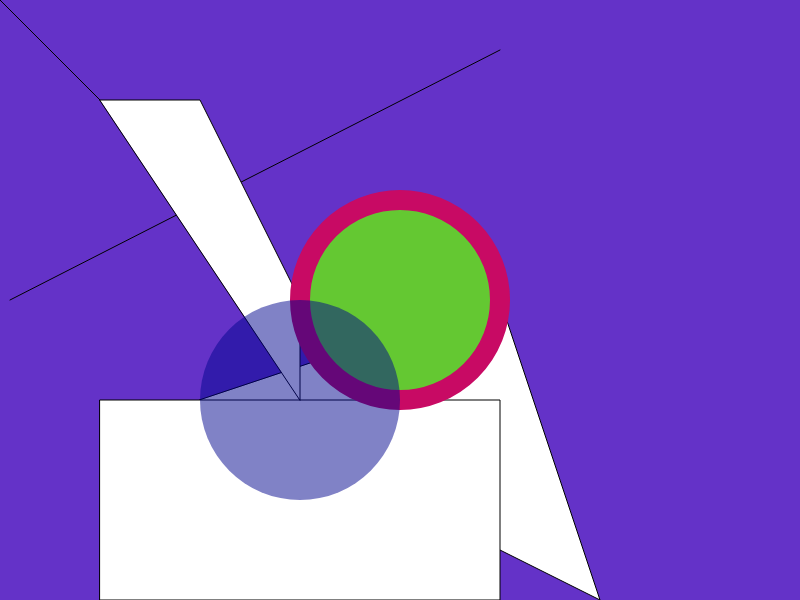
Frame 1 (no input)
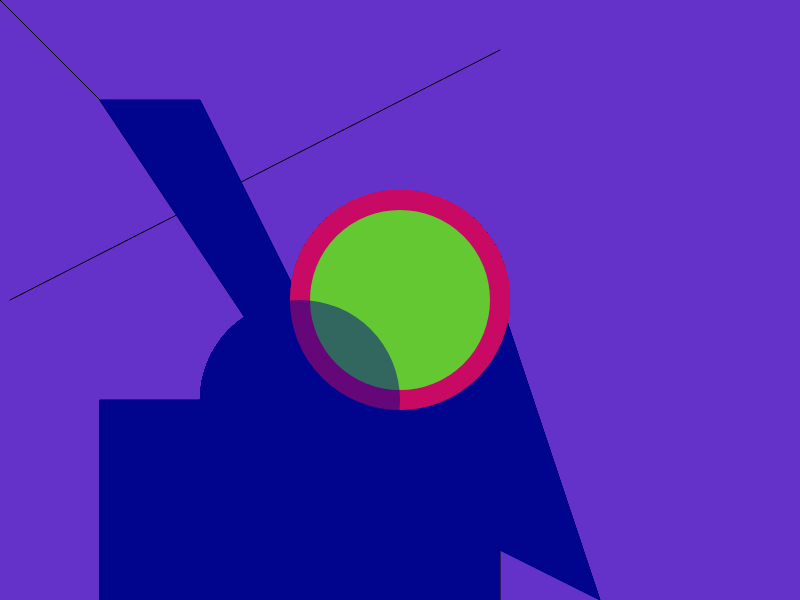
Frame 60 (no input)
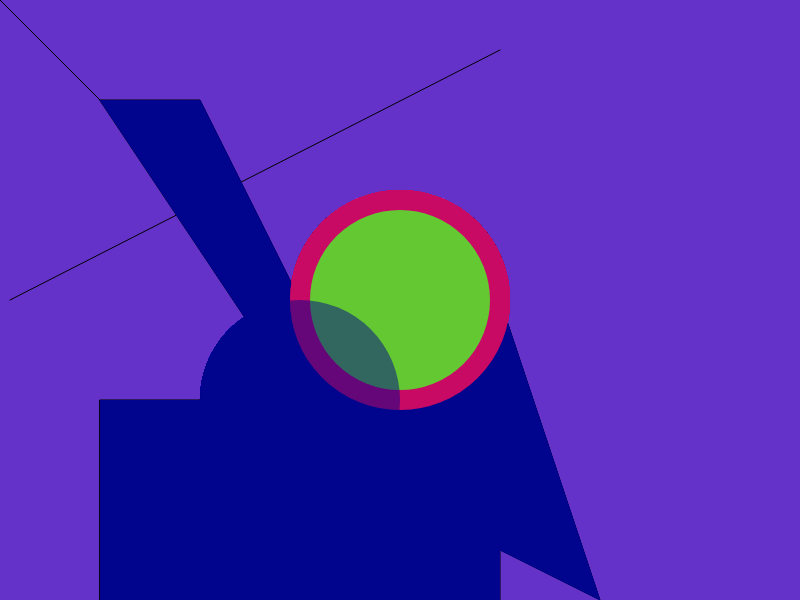
Frame 120 (the mouse pressed at the canvas centre since frame 60)

The p5.js sketch that drew these frames (run headless with seeded random() and noise() and a simulated clock; from frame 60 on, the mouse is pressed at the canvas centre):

// p5.js sketch
// ── sketch.js
/*
////////////////////////////
//	Getting to Know p5.js	//
//	Demo by Ian Pokorny	(modified by Max Addae)	//
////////////////////////////

Reference can be found here:
https://p5js.org/reference/
*/

//This is a comment: use them to make your code more readable.

/*
	This is also a comment.
	It can span multiple lines of code.
*/

function setup() {
	//you must include setup function to run code.
	//only include ONE setup function per sketch.
	
	// Set size of canvas area with Width & Height
	createCanvas(800, 600);
	//Canvas size defaults to 100 x 100 if not set.

  //change background color with Red, Green, Blue values 0-255, or greyscale with one argument
	background(100, 50, 200);
}
function draw() {
	
	//drawing a line
	line(0, 0, 400, 400);
	
	//line function needs starting point and ending point parameters
	//line(x1, y1, x2, y2);
	
	//lets draw another line...
	line(500, 50, 10, 300); //point1 = (500, 50), point2 = (10, 300) 
	
	//drawing a triangle
	triangle(500, 300, 600, 600, 200, 400);
	//triangle (x1, y1, x2, y2, x3, y3);
	
	//drawing a rectangle
	rect(100, 400, 400, 200);
	//rect (x, y, width, height);
	
	//drawing a quadrilateral
	quad(100, 100, 200, 100, 300, 300, 300, 400);
	
	//changing the fill color
	fill(100, 200, 50);
	
	//changing the stroke color
	stroke (200, 10, 100);
	
	//changing the stroke weight
	strokeWeight(20);
	
	//draw ellipse
	ellipse(400, 300, 200, 200);
	
	//changing the fill color with "alpha" transparency
	fill(0, 5, 140, 127);
	//fill(r, g, b, a);
	
	//remove stroke color & weight
	noStroke();
	
	//draw ellipse
	ellipse(300, 400, 200, 200);

}	 //notice the curly braces that open and close the setup() function
